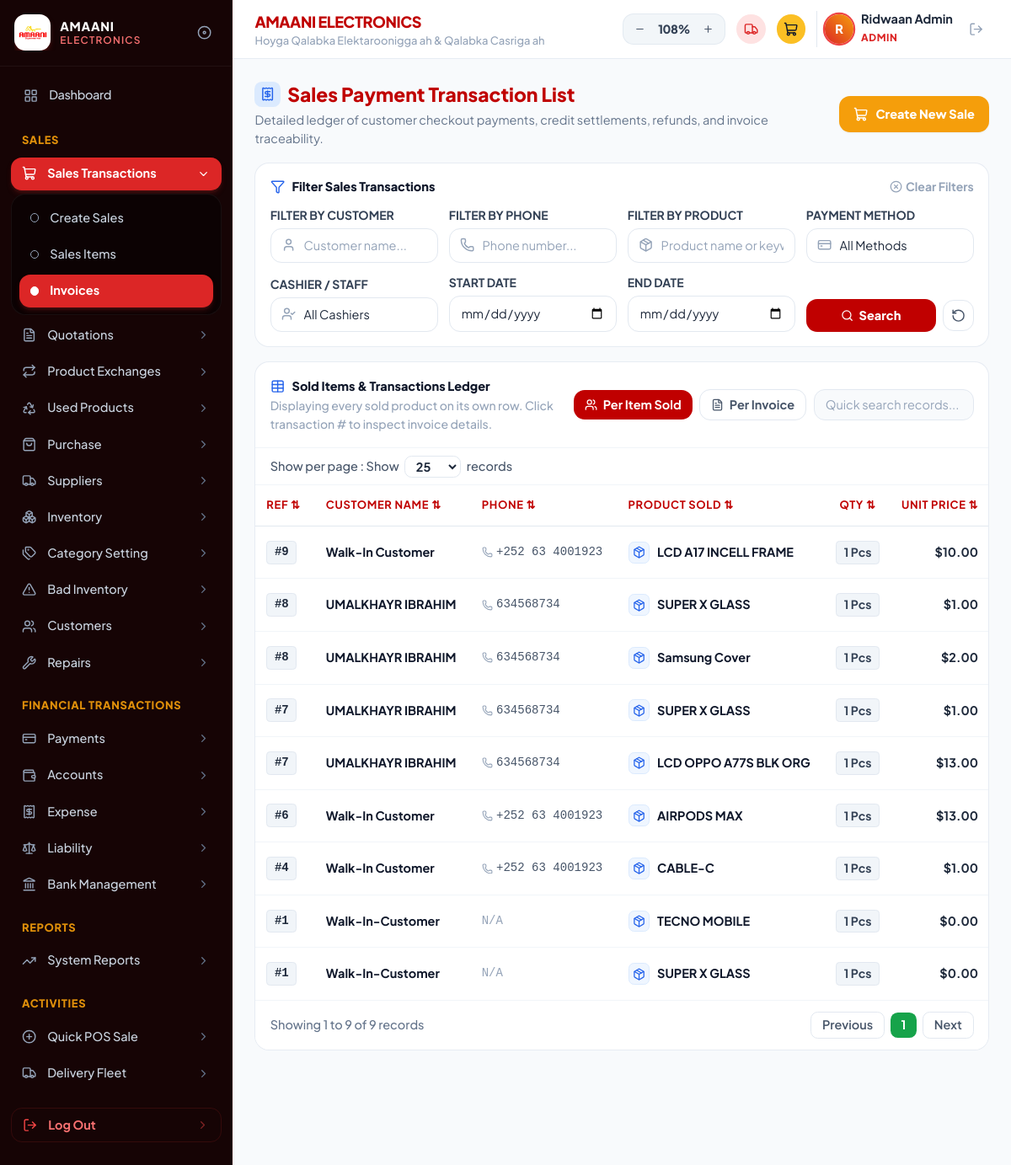
Screenshot of /invoices.php (signed in) with the database file from the repository.
### tables this page shows
CREATE TABLE `sale_items` (
  `id` int(11) NOT NULL AUTO_INCREMENT,
  `sale_id` int(11) DEFAULT NULL,
  `product_id` int(11) DEFAULT NULL,
  `product_name` varchar(255) DEFAULT NULL,
  `qty` int(11) DEFAULT 1,
  `unit_price` decimal(10,2) DEFAULT 0.00,
  `total_price` decimal(10,2) DEFAULT 0.00,
  `unit` varchar(20) DEFAULT 'Pcs',
  `sold_price` decimal(10,2) DEFAULT 0.00,
  `previous_price` decimal(10,2) DEFAULT 0.00,
  `last_price` decimal(10,2) DEFAULT 0.00,
  `prev_wholesale` decimal(10,2) DEFAULT 0.00,
  `wholesale_price` decimal(10,2) DEFAULT 0.00,
  `sale_type` varchar(50) DEFAULT 'Retail',
  `branch` varchar(100) DEFAULT 'Boorama Branch',
  `transaction_id` varchar(50) DEFAULT '#1',
  `created_by` varchar(100) DEFAULT 'Abdiwasac',
  `created_at` date DEFAULT NULL,
  PRIMARY KEY (`id`),
  KEY `sale_id` (`sale_id`),
  CONSTRAINT `sale_items_ibfk_1` FOREIGN KEY (`sale_id`) REFERENCES `sales` (`id`) ON DELETE CASCADE
);

CREATE TABLE `sales` (
  `id` int(11) NOT NULL AUTO_INCREMENT,
  `invoice_number` varchar(50) DEFAULT NULL,
  `customer_name` varchar(150) DEFAULT NULL,
  `phone` varchar(50) DEFAULT NULL,
  `branch` varchar(100) DEFAULT NULL,
  `sale_date` date DEFAULT NULL,
  `return_date` date DEFAULT NULL,
  `year` varchar(10) DEFAULT NULL,
  `month` varchar(20) DEFAULT NULL,
  `subtotal` decimal(10,2) DEFAULT 0.00,
  `discount` decimal(10,2) DEFAULT 0.00,
  `total_sale` decimal(10,2) DEFAULT 0.00,
  `paid_amount` decimal(10,2) DEFAULT 0.00,
  `payment_method` varchar(50) DEFAULT 'Cash On Hand',
  `notes` text DEFAULT NULL,
  `items_summary` text DEFAULT NULL,
  `status` varchar(50) DEFAULT 'Due',
  `created_at` timestamp NULL DEFAULT current_timestamp(),
  PRIMARY KEY (`id`),
  UNIQUE KEY `invoice_number` (`invoice_number`)
);

### invoices.php (the view, shortened to what the rows shown need)
<?php
require_once __DIR__ . '/includes/header.php';
require_once __DIR__ . '/includes/sidebar.php';
$perPage         = intval($_GET['per_page'] ?? 25);
$where  = ["1=1"];
$params = [];
if ($currentBranch !== 'All Branches') {
    $where[]  = "(si.branch = ? OR si.branch LIKE ?)";
    $params[] = $currentBranch;
    $params[] = "%$currentBranch%";
}
$whereClause = implode(" AND ", $where);
$sql = "SELECT si.*,
               s.customer_name,
               s.phone          AS customer_phone,
               s.subtotal,
               s.discount,
               s.total_sale,
               s.paid_amount,
               (s.total_sale - s.paid_amount) AS balance,
               s.payment_method,
               s.notes          AS sale_notes,
               s.sale_date,
               s.return_date,
               s.status         AS sale_status
        FROM sale_items si
        LEFT JOIN sales s ON (
            s.invoice_number = si.transaction_id
            OR CONCAT('#', s.invoice_number) = si.transaction_id
            OR s.invoice_number = REPLACE(si.transaction_id, '#', '')
        )
        WHERE $whereClause
        ORDER BY si.id DESC
        LIMIT $perPage";
$stmt = $pdo->prepare($sql);
$stmt->execute($params);
$items = $stmt->fetchAll(PDO::FETCH_ASSOC);
?>
<main class="flex-1 min-w-0 space-y-4">
    <div class="flex flex-col sm:flex-row items-start sm:items-center justify-between gap-3">
        <div>
            <h2 class="text-xl font-black text-[#c00000] flex items-center gap-2">
                <span class="w-7 h-7 rounded-lg bg-blue-100 flex items-center justify-center shrink-0">
                    <i data-lucide="receipt" class="w-4 h-4 text-blue-600"></i>
                </span>
                <span>Sales Payment Transaction List</span>
            </h2>
        </div>
    </div>
    <div class="bg-white rounded-2xl border border-slate-200/80 shadow-xs overflow-hidden flex flex-col">
        <div class="overflow-x-auto">
            <table class="w-full text-left text-xs whitespace-nowrap" id="invoices-ledger-table">
                <thead class="bg-white text-[#c00000] uppercase font-black text-[10px] tracking-wider border-b border-slate-200 select-none">
                    <tr>
                        <th class="py-3 px-3 cursor-pointer hover:bg-slate-50" onclick="sortInvoicesTable(0)">REF ⇅</th>
                        <th class="py-3 px-4 cursor-pointer hover:bg-slate-50" onclick="sortInvoicesTable(1)">CUSTOMER NAME ⇅</th>
                        <th class="py-3 px-3 cursor-pointer hover:bg-slate-50" onclick="sortInvoicesTable(2)">PHONE ⇅</th>
                        <th class="py-3 px-4 cursor-pointer hover:bg-slate-50" onclick="sortInvoicesTable(3)">PRODUCT SOLD ⇅</th>
                        <th class="py-3 px-3 text-center cursor-pointer hover:bg-slate-50" onclick="sortInvoicesTable(4)">QTY ⇅</th>
                        <th class="py-3 px-3 text-right cursor-pointer hover:bg-slate-50" onclick="sortInvoicesTable(5)">UNIT PRICE ⇅</th>
                    </tr>
                </thead>
                <tbody class="divide-y divide-slate-100 font-medium" id="invoices-tbody">
                    <?php if (empty($items)): ?>
                    <tr>
                        <td colspan="11" class="py-12 text-center text-slate-400 font-bold">
                            No sales transactions matching your search criteria.
                        </td>
                    </tr>
                    <?php else: ?>
                    <?php foreach ($items as $it):
                        $id = $it['id'];
                        $name = $it['product_name'] ?? 'Product';
                        $unit = $it['unit'] ?? 'Pcs';
                        $qty = intval($it['qty'] ?? 1);
                        $soldPrice = floatval($it['sold_price'] ?? $it['unit_price'] ?? 0);
                        $txId = $it['transaction_id'] ?? ('#' . $id);
                        $cleanTx = str_replace('#', '', $txId);
                        $custName = $it['customer_name'] ?? 'Walk-In-Customer';
                        $custPhone = $it['customer_phone'] ?? 'N/A';
                    ?>
                    <tr class="hover:bg-slate-50/80 transition-colors">
                        <td class="py-3 px-3 font-semibold">
                            <span class="inline-block bg-slate-100 text-slate-800 px-2 py-0.5 rounded text-[11px] font-mono font-bold border border-slate-200 cursor-pointer hover:bg-red-50 hover:text-red-700" onclick="openSoldProductsModal('<?= htmlspecialchars($cleanTx, ENT_QUOTES) ?>')">
                                <?= htmlspecialchars($txId) ?>
                            </span>
                        </td>
                        <td class="py-3 px-4 font-bold text-slate-900">
                            <?= htmlspecialchars($custName) ?>
                        </td>
                        <td class="py-3 px-3 font-mono text-slate-600 text-[11px]">
                            <?php if ($custPhone && $custPhone !== 'N/A'): ?>
                                <span class="flex items-center gap-1"><i data-lucide="phone" class="w-3 h-3 text-slate-400"></i><?= htmlspecialchars($custPhone) ?></span>
                            <?php else: ?>
                                <span class="text-slate-400">N/A</span>
                            <?php endif; ?>
                        </td>
                        <td class="py-3 px-4">
                            <div class="flex items-center gap-2">
                                <span class="w-6 h-6 rounded-md bg-blue-50 text-blue-600 flex items-center justify-center shrink-0 border border-blue-100 shadow-2xs">
                                    <i data-lucide="package" class="w-3.5 h-3.5"></i>
                                </span>
                                <div>
                                    <span class="font-bold text-slate-900 block"><?= htmlspecialchars($name) ?></span>
                                </div>
                            </div>
                        </td>
                        <td class="py-3 px-3 text-center">
                            <span class="inline-block bg-slate-100 text-slate-700 px-2 py-0.5 rounded text-[11px] font-bold border border-slate-200">
                                <?= $qty ?> <?= htmlspecialchars($unit) ?>
                            </span>
                        </td>
                        <td class="py-3 px-3 text-right font-bold text-slate-800">
                            $<?= number_format($soldPrice, 2) ?>
                        </td>
                    </tr>
                    <?php endforeach; ?>
                    <?php endif; ?>
                </tbody>
            </table>
        </div>
    </div>
</main>
<?php require_once __DIR__ . '/includes/footer.php'; ?>

### rows the page displays
sale_items: transaction "#9", sale.customer_name "Walk-In Customer", sale.phone "+252 63 4001923", product_name "LCD A17 INCELL FRAME", qty "1", unit "Pcs", sold_price "10.00"
sale_items: transaction "#8", sale.customer_name "UMALKHAYR IBRAHIM", sale.phone "634568734", product_name "SUPER X GLASS", qty "1", unit "Pcs", sold_price "1.00"
sale_items: transaction "#8", sale.customer_name "UMALKHAYR IBRAHIM", sale.phone "634568734", product_name "Samsung Cover", qty "1", unit "Pcs", sold_price "2.00"
sale_items: transaction "#7", sale.customer_name "UMALKHAYR IBRAHIM", sale.phone "634568734", product_name "SUPER X GLASS", qty "1", unit "Pcs", sold_price "1.00"
sale_items: transaction "#7", sale.customer_name "UMALKHAYR IBRAHIM", sale.phone "634568734", product_name "LCD OPPO A77S BLK ORG", qty "1", unit "Pcs", sold_price "13.00"
sale_items: transaction "#6", sale.customer_name "Walk-In Customer", sale.phone "+252 63 4001923", product_name "AIRPODS MAX", qty "1", unit "Pcs", sold_price "13.00"
sale_items: transaction "#4", sale.customer_name "Walk-In Customer", sale.phone "+252 63 4001923", product_name "CABLE-C", qty "1", unit "Pcs", sold_price "1.00"
sale_items: transaction "#1", custName "Walk-In-Customer", shows "N/A", product_name "TECNO MOBILE", qty "1", unit "Pcs", sold_price "0.00"
sale_items: transaction "#1", custName "Walk-In-Customer", shows "N/A", product_name "SUPER X GLASS", qty "1", unit "Pcs", sold_price "0.00"

### other values shown
$userInitial "R"
$userName "Ridwaan Admin"
$userRole "ADMIN"
$totalItemsCount "9"
